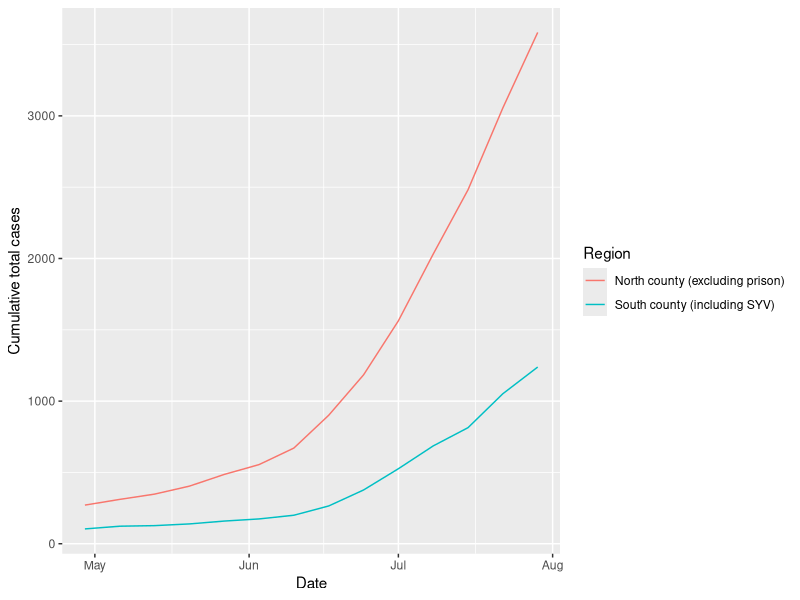
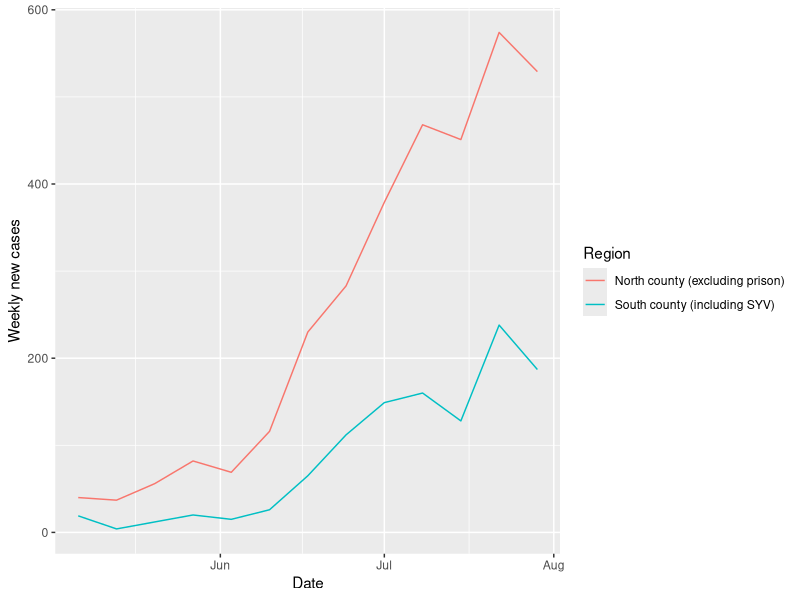
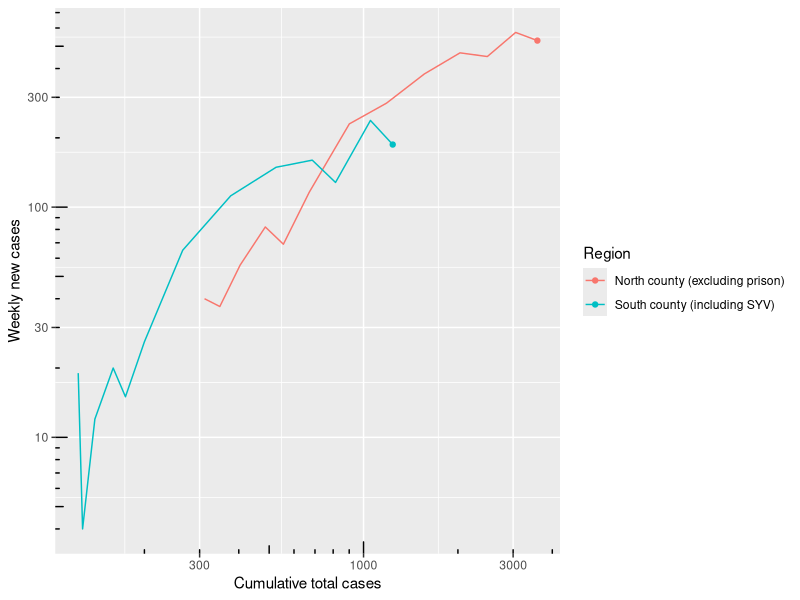

Generate these figures, in order, with R:
## ---- chunk 1
knitr::opts_chunk$set(echo = TRUE)
## ---- chunk 2
library(tidyverse)
library(lubridate)
## ---- chunk 3
raw_data <- read_csv("data/data.csv", col_types="fiD")
head(raw_data)
## ---- chunk 4
range(raw_data$date)
## ---- chunk 5
raw_data %>%
  group_by(area) %>%
  arrange(date) %>%
  mutate(delta=cases-lag(cases)) %>% # computed within each group
  filter(delta < 0) %>%
  arrange(delta)
## ---- chunk 6
sisquoc <- "UNINCORPORATED AREAS of Sisquoc, Casmalia, Garey, Cuyama, New Cuyama, and the City of Guadalupe"
raw_data %>%
  filter(area == sisquoc) %>%
  filter(between(date, ymd("2020-09-01"), ymd("2020-09-03"))) %>%
  select(date, cases) %>%
  arrange(date)
## ---- chunk 7
raw_data[raw_data$area == sisquoc &
           raw_data$date == ymd("2020-09-02"), "cases"] <- 358
## ---- chunk 8
south_areas <- c("SOUTH COUNTY UNINCORPORATED AREA includes communities of Montecito, Summerland and the City of Carpinteria",
                 "CITY OF SANTA BARBARA and the unincorporated area of Mission Canyon",
                 "CITY OF GOLETA",
                 "COMMUNITY OF ISLA VISTA",
                 "UNINCORPORATED AREA OF THE GOLETA VALLEY AND GAVIOTA",
                 "SANTA YNEZ VALLEY including the Cities of Solvang & Buellton, and the communities of Santa Ynez, Los Alamos, Los Olivos and Ballard")
north_areas <- c("CITY OF LOMPOC and the communities of Mission Hills and Vandenberg Village",
                 "CITY OF SANTA MARIA",
                 "COMMUNITY OF ORCUTT",
                 "UNINCORPORATED AREAS of Sisquoc, Casmalia, Garey, Cuyama, New Cuyama, and the City of Guadalupe")
other_areas <- c("FEDERAL PRISON IN LOMPOC",
                 "People incarcerated at the Federal Prison in Lompoc",
                 "Out of County")

base_data <- raw_data %>%
  mutate(region=fct_collapse(area, south=south_areas, north=north_areas, other=other_areas)) %>%
  filter(region != "other") %>%
  mutate(region=fct_relevel(region, c("north", "south"))) %>% # set order for consistent graphing, labels
  group_by(region, date) %>%
  summarize(cases=sum(cases)) %>%
  filter(wday(date) == 4)

head(base_data)
## ---- chunk 9
legend <- scale_color_discrete(
  labels=c("North county (excluding prison)", "South county (including SYV)"))

ggplot(base_data, aes(x=date, y=cases, color=region)) + geom_line() +
  labs(x="Date", y="Cumulative total cases", color="Region") +
  legend
## ---- chunk 10
week_data <- base_data %>%
  arrange(date) %>%
  mutate(new_cases=cases-lag(cases)) %>%
  drop_na # first row in each group is NA

ggplot(week_data, aes(x=date, y=new_cases, color=region)) + geom_line() +
  labs(x="Date", y="Weekly new cases", color="Region") +
  legend
## ---- chunk 11
ggplot(week_data, aes(x=cases, y=new_cases, color=region)) +
  geom_line() +
  geom_point(data=week_data[week_data$date==max(week_data$date),]) + # add terminal points
  scale_x_log10() + scale_y_log10() +
  annotation_logticks() +
  labs(x="Cumulative total cases", y="Weekly new cases", color="Region") +
  legend
## ---- chunk 12
data <- base_data %>% filter(region == "north") %>% arrange(date)
growth_rate <- (data[13,"cases"]/data[1,"cases"])^(1/12)
doubling_time <- log(2)/log(growth_rate) # weeks
